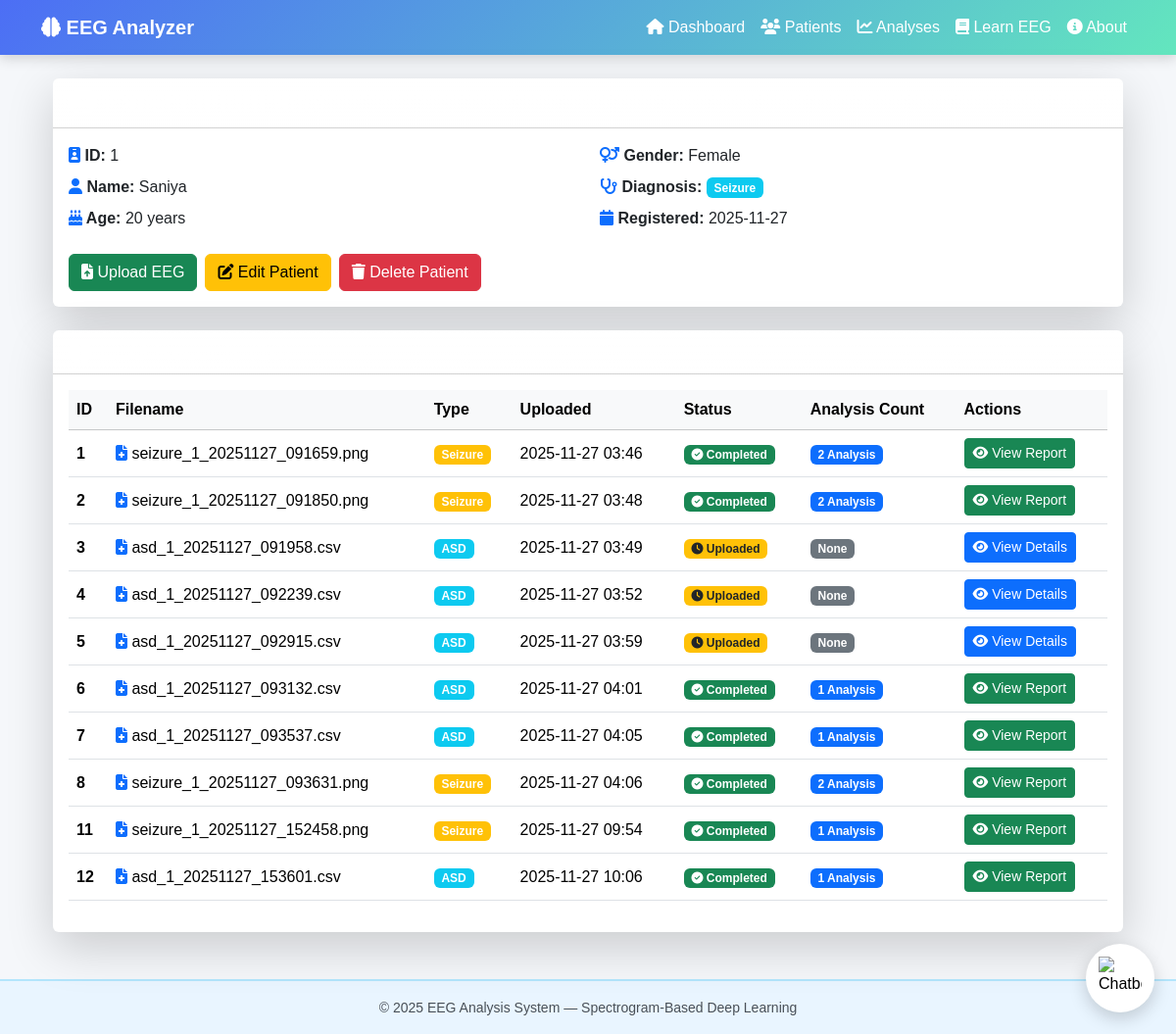
Screenshot of /patients/1 with the database file from the repository.
### app.py (models this page shows)
class Patient(db.Model):
    id = db.Column(db.Integer, primary_key=True)
    name = db.Column(db.String(100), nullable=False)
    age = db.Column(db.Integer, nullable=False)
    gender = db.Column(db.String(20), nullable=False)
    diagnosis = db.Column(db.String(100))
    created_at = db.Column(db.DateTime, default=datetime.utcnow)
    eeg_records = db.relationship('EEGRecord', backref='patient', lazy=True, cascade='all, delete-orphan')

class EEGRecord(db.Model):
    id = db.Column(db.Integer, primary_key=True)
    patient_id = db.Column(db.Integer, db.ForeignKey('patient.id'), nullable=False)
    filename = db.Column(db.String(200), nullable=False)
    file_path = db.Column(db.String(300), nullable=False)
    upload_date = db.Column(db.DateTime, default=datetime.utcnow)
    status = db.Column(db.String(50), default='uploaded')
    processed = db.Column(db.Boolean, default=False)
    analyses = db.relationship('Analysis', backref='eeg_record', lazy=True, cascade='all, delete-orphan')

### app.py (the view)
@app.route('/patients/<int:id>')
def patient_detail(id):
    patient = Patient.query.get_or_404(id)
    eeg_records = EEGRecord.query.filter_by(patient_id=id).all()
    return render_template('patient_detail.html', patient=patient, eeg_records=eeg_records)

### templates/patient_detail.html (shortened to what this page needs)
{% extends 'base.html' %}
{% block content %}
<div class="container mt-4">
  <div class="card shadow-lg mb-4 border-0">
    <div class="card-header bg-gradient text-white">
      <h3 class="mb-0"><i class="fas fa-user-circle"></i> Patient Information</h3>
    </div>
    <div class="card-body">
      <div class="row">
        <div class="col-md-6">
          <p class="mb-2"><strong><i class="fas fa-id-badge text-primary"></i> ID:</strong> {{ patient.id }}</p>
          <p class="mb-2"><strong><i class="fas fa-user text-primary"></i> Name:</strong> {{ patient.name }}</p>
          <p class="mb-2"><strong><i class="fas fa-birthday-cake text-primary"></i> Age:</strong> {{ patient.age }} years</p>
        </div>
        <div class="col-md-6">
          <p class="mb-2"><strong><i class="fas fa-venus-mars text-primary"></i> Gender:</strong> {{ patient.gender }}</p>
          <p class="mb-2"><strong><i class="fas fa-stethoscope text-primary"></i> Diagnosis:</strong>
            {% if patient.diagnosis %}
              <span class="badge bg-info">{{ patient.diagnosis }}</span>
            {% else %}
              <span class="badge bg-secondary">Not specified</span>
            {% endif %}
          </p>
          <p class="mb-2"><strong><i class="fas fa-calendar text-primary"></i> Registered:</strong> {{ patient.created_at.strftime('%Y-%m-%d') }}</p>
        </div>
      </div>
      <div class="mt-3 d-flex gap-2">
        <a href="{{ url_for('upload_choice', patient_id=patient.id) }}" class="btn btn-success">
          <i class="fas fa-file-upload"></i> Upload EEG
        </a>
        <a href="{{ url_for('update_patient', id=patient.id) }}" class="btn btn-warning">
          <i class="fas fa-edit"></i> Edit Patient
        </a>
        <a href="{{ url_for('delete_patient', id=patient.id) }}" class="btn btn-danger"
           onclick="return confirm('Delete this patient and all records?');">
          <i class="fas fa-trash"></i> Delete Patient
        </a>
      </div>
    </div>
  </div>
  <div class="card shadow-lg border-0">
    <div class="card-header bg-gradient text-white">
      <h4 class="mb-0"><i class="fas fa-brain"></i> EEG Records ({{ eeg_records|length }})</h4>
    </div>
    <div class="card-body">
      {% if eeg_records %}
      <div class="table-responsive">
        <table class="table table-hover align-middle">
          <thead class="table-light">
            <tr>
              <th>ID</th>
              <th>Filename</th>
              <th>Type</th>
              <th>Uploaded</th>
              <th>Status</th>
              <th>Analysis Count</th>
              <th>Actions</th>
            </tr>
          </thead>
          <tbody>
            {% for record in eeg_records %}
            <tr>
              <td><strong>{{ record.id }}</strong></td>
              <td>
                <i class="fas fa-file-medical text-primary"></i>
                {{ record.filename[:30] }}{% if record.filename|length > 30 %}...{% endif %}
              </td>
              <td>
                {% if 'seizure' in record.filename.lower() %}
                  <span class="badge bg-warning">Seizure</span>
                {% elif 'asd' in record.filename.lower() %}
                  <span class="badge bg-info">ASD</span>
                {% else %}
                  <span class="badge bg-secondary">Unknown</span>
                {% endif %}
              </td>
              <td>{{ record.upload_date.strftime('%Y-%m-%d %H:%M') }}</td>
              <td>
                {% if record.status == 'completed' %}
                  <span class="badge bg-success">
                    <i class="fas fa-check-circle"></i> Completed
                  </span>
                {% else %}
                  <span class="badge bg-warning text-dark">
                    <i class="fas fa-clock"></i> Uploaded
                  </span>
                {% endif %}
              </td>
              <td>
                {% if record.analyses %}
                  <span class="badge bg-primary">{{ record.analyses|length }} Analysis</span>
                {% else %}
                  <span class="badge bg-secondary">None</span>
                {% endif %}
              </td>
              <td>
                {% if record.analyses and record.analyses|length > 0 %}
                  <a href="{{ url_for('analysis_detail', id=record.analyses[0].id) }}"
                     class="btn btn-sm btn-success" title="View Analysis Report">
                    <i class="fas fa-eye"></i> View Report
                  </a>
                {% else %}
                  <a href="{{ url_for('eeg_detail', id=record.id) }}"
                     class="btn btn-sm btn-primary" title="View EEG Details">
                    <i class="fas fa-eye"></i> View Details
                  </a>
                {% endif %}
              </td>
            </tr>
            {% endfor %}
          </tbody>
        </table>
      </div>
      {% endif %}
    </div>
  </div>
</div>
{% endblock %}

### templates/base.html (style rules this page uses)
body { background-color: #f5f7fa; font-family: "Poppins", sans-serif; color: #212529; }

### templates/patient_detail.html (style rules this page uses)
.bg-gradient { background: linear-gradient(135deg, #667eea 0%, #764ba2 100%); }

### rows the page displays
Patient: id "1", name "Saniya", age "20", gender "Female", diagnosis "Seizure", created_at "2025-11-27"
EEGRecord: id "1", filename "seizure_1_20251127_091659.png", shows "Seizure", upload_date "2025-11-27 03:46", status "completed" (drawn), analyses|length "2"
EEGRecord: id "2", filename "seizure_1_20251127_091850.png", shows "Seizure", upload_date "2025-11-27 03:48", status "completed" (drawn), analyses|length "2"
EEGRecord: id "3", filename "asd_1_20251127_091958.csv", shows "ASD", upload_date "2025-11-27 03:49", status "uploaded" (drawn), shows "None"
EEGRecord: id "4", filename "asd_1_20251127_092239.csv", shows "ASD", upload_date "2025-11-27 03:52", status "uploaded" (drawn), shows "None"
EEGRecord: id "5", filename "asd_1_20251127_092915.csv", shows "ASD", upload_date "2025-11-27 03:59", status "uploaded" (drawn), shows "None"
EEGRecord: id "6", filename "asd_1_20251127_093132.csv", shows "ASD", upload_date "2025-11-27 04:01", status "completed" (drawn), analyses|length "1"
EEGRecord: id "7", filename "asd_1_20251127_093537.csv", shows "ASD", upload_date "2025-11-27 04:05", status "completed" (drawn), analyses|length "1"
EEGRecord: id "8", filename "seizure_1_20251127_093631.png", shows "Seizure", upload_date "2025-11-27 04:06", status "completed" (drawn), analyses|length "2"
EEGRecord: id "11", filename "seizure_1_20251127_152458.png", shows "Seizure", upload_date "2025-11-27 09:54", status "completed" (drawn), analyses|length "1"
EEGRecord: id "12", filename "asd_1_20251127_153601.csv", shows "ASD", upload_date "2025-11-27 10:06", status "completed" (drawn), analyses|length "1"
